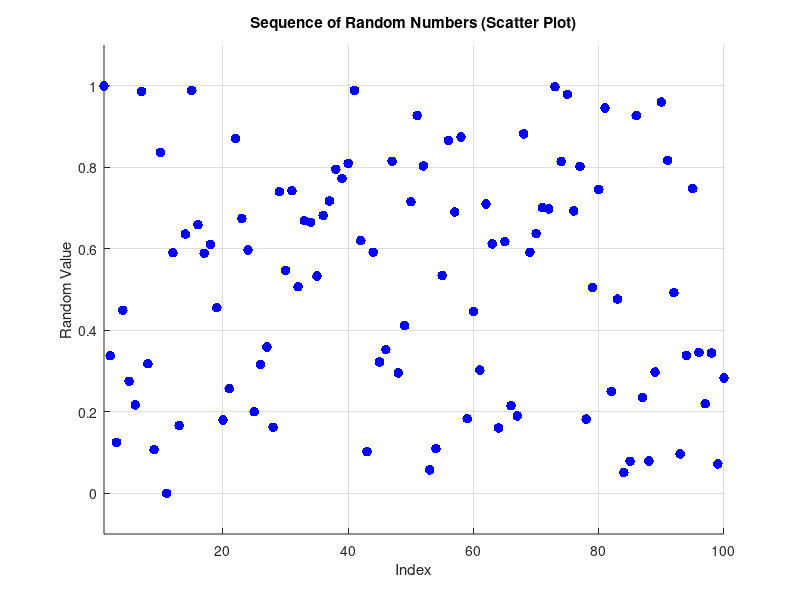

Write MATLAB code to recreate this figure.
% Parameters
num_values = 100; % Number of random values to generate
random_numbers = rand(1, num_values); % Generate random numbers between 0 and 1

% Create an x-axis for the sequence
x = 1:num_values;

% Plot the random numbers using a scatter plot
figure;
scatter(x, random_numbers, 50, 'filled', 'MarkerFaceColor', 'b'); % 50 is the marker size
xlabel('Index');
ylabel('Random Value');
title('Sequence of Random Numbers (Scatter Plot)');
grid on;

% Set limits for better visualization
ylim([-0.1 1.1]); % Adjust y-axis limits
xlim([1 num_values]);
hold off;
